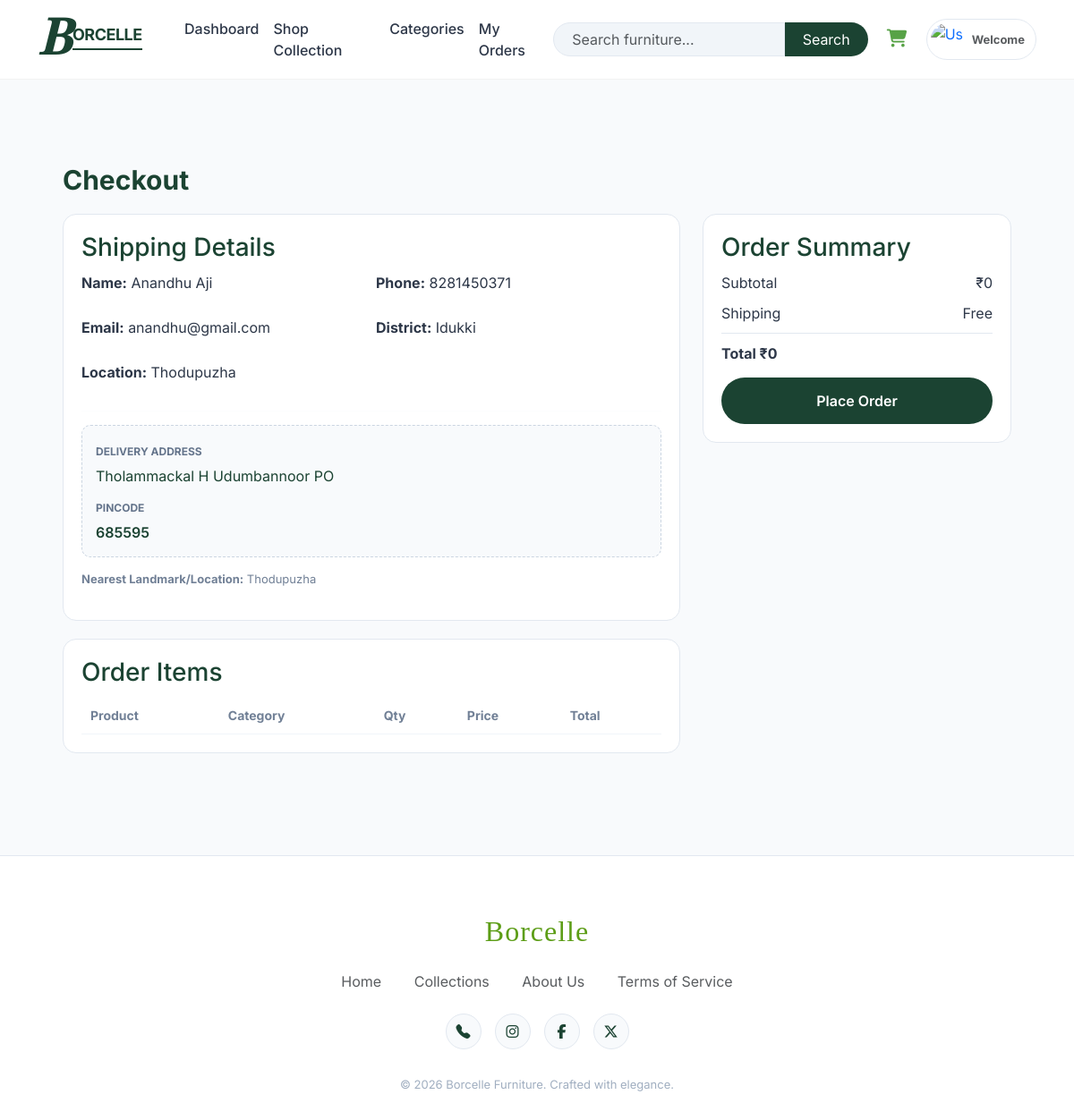
Page /customer/checkout/ (signed in) on the committed database.
### guestApp/models.py (models this page shows)
class Customer(models.Model):
    loginId = models.ForeignKey('LoginDetails', on_delete=models.CASCADE)
    name = models.CharField(max_length=200)
    phone = models.CharField(max_length=15)
    email = models.EmailField()
    district = models.ForeignKey('adminApp.District',on_delete=models.CASCADE,null=True,blank=True)
    address = models.TextField(max_length=500, null=True, blank=True)
    location = models.TextField(max_length=500, null=True, blank=True)
    pincode = models.CharField(max_length=10, null=True, blank=True)
    username = models.CharField(max_length=100, unique=True)
    password = models.CharField(max_length=100)

### adminApp/models.py (models this page shows)
class District(models.Model):
    district_id = models.AutoField(primary_key=True)
    name = models.CharField(max_length=100, unique=True)

### customerApp/views.py (the view)
def checkout(request):
    login_id = request.session.get('loginId')
    if not login_id:
        return redirect('login')
    customer = Customer.objects.get(loginId_id=login_id)
    cart_items = Cart.objects.filter(customer=customer)
    total = 0
    for item in cart_items:
        item.item_total = item.product.ProductPrice * item.quantity
        total += item.item_total
    return render(request, 'Customer/checkout.html', {
        'cart_items': cart_items,
        'total': total,
        'customer': customer
    })

### templates/Customer/checkout.html (shortened to what this page needs)
{% extends "customerHeader.html" %}
{% block content %}
<div class="checkout-page">
    <h2 class="co-title">Checkout</h2>
    <div class="co-grid">
        <div>
<div class="co-card">
    <h3>Shipping Details</h3>
    <div style="display: grid; grid-template-columns: 1fr 1fr; gap: 10px;">
        <p><b>Name:</b> {{ customer.name }}</p>
        <p><b>Phone:</b> {{ customer.phone }}</p>
        <p><b>Email:</b> {{ customer.email }}</p>
        <p><b>District:</b> {{ customer.district.name }}</p>
        <p><b>Location:</b> {{ customer.location }}</p>
    </div>
    <hr style="border: 0; border-top: 1px solid #f1f5f9; margin: 15px 0;">
    <div style="background: #f8fafc; padding: 15px; border-radius: 10px; border: 1px dashed #cbd5e1;">
        <div style="margin-bottom: 10px;">
            <span style="font-size: 12px; text-transform: uppercase; color: #64748b; font-weight: 700;">Delivery Address</span>
            <p style="margin: 5px 0 0 0; color: #1b4332; line-height: 1.5;">{{ customer.address }}</p>
        </div>
        <div>
            <span style="font-size: 12px; text-transform: uppercase; color: #64748b; font-weight: 700;">Pincode</span>
            <p style="margin: 5px 0 0 0; color: #1b4332; font-weight: 600;">{{ customer.pincode }}</p>
        </div>
    </div>
    <p style="margin-top: 15px; font-size: 13px; color: #718096;">
        <b>Nearest Landmark/Location:</b> {{ customer.location }}
    </p>
</div>
            <div class="co-card">
                <h3>Order Items</h3>
                <table class="co-table">
                    <tr>
                        <th>Product</th>
                        <th>Category</th>
                        <th>Qty</th>
                        <th>Price</th>
                        <th>Total</th>
                    </tr>
                </table>
            </div>
        </div>
        <div class="co-summary">
            <div class="co-card">
                <h3>Order Summary</h3>
                <div class="co-row">
                    <span>Subtotal</span>
                    <span>₹{{ total }}</span>
                </div>
                <div class="co-row">
                    <span>Shipping</span>
                    <span>Free</span>
                </div>
                <div class="co-total">
                    <span>Total</span>
                    <span>₹{{ total }}</span>
                </div>
                <a href="{% url 'payment' %}" class="co-btn">
                        Place Order
                </a>
            </div>
        </div>
    </div>
</div>
{% endblock %}

### templates/customerHeader.html (style rules this page uses)
:root { --brand-dark: #1b4332; --brand-light: #d8f3dc; --brand-accent: #74c69d; --text-main: #2d3748; --text-muted: #718096; --bg-main: #f8fafc; }
body { font-family: 'Inter', sans-serif; background-color: var(--bg-main); color: var(--text-main); display: flex; flex-direction: column; min-height: 100vh; margin: 0; }

### templates/Customer/checkout.html (style rules this page uses)
.checkout-page { max-width: 1100px; margin: 50px auto; padding: 20px; font-family: 'Inter', sans-serif; }
.checkout-page * { box-sizing: border-box; }
.checkout-page .co-title { font-size: 30px; font-weight: 700; color: #1b4332; margin-bottom: 20px; }
.checkout-page .co-grid { display: grid; grid-template-columns: 2fr 1fr; gap: 25px; }
.checkout-page .co-card { border: 1px solid #e2e8f0; border-radius: 15px; padding: 20px; background: #fff; margin-bottom: 20px; }
.checkout-page .co-card h3 { margin-bottom: 10px; color: #1b4332; }
.checkout-page .co-table { width: 100%; border-collapse: collapse; }
.checkout-page .co-table th, .checkout-page .co-table td { padding: 10px; border-bottom: 1px solid #f1f5f9; font-size: 14px; }
.checkout-page .co-table th { text-align: left; color: #718096; }
.checkout-page .co-summary { position: sticky; top: 20px; }
.checkout-page .co-row { display: flex; justify-content: space-between; margin-bottom: 10px; }
.checkout-page .co-total { border-top: 1px solid #e2e8f0; margin-top: 10px; padding-top: 10px; font-weight: 700; }
.checkout-page .co-btn { display: block; width: 100%; text-align: center; padding: 14px; margin-top: 15px; background: #1b4332; color: white; border-radius: 30px; text-decoration: none; font-weight: 600; transition: 0.3s; }

### rows in the picture
Customer: name "Anandhu Aji", phone "8281450371", email "anandhu@gmail.com", district.name "Idukki", location "Thodupuzha", address "Tholammackal H Udumbannoor PO", pincode "685595"

### other values in the picture
{{ total }} "0"
